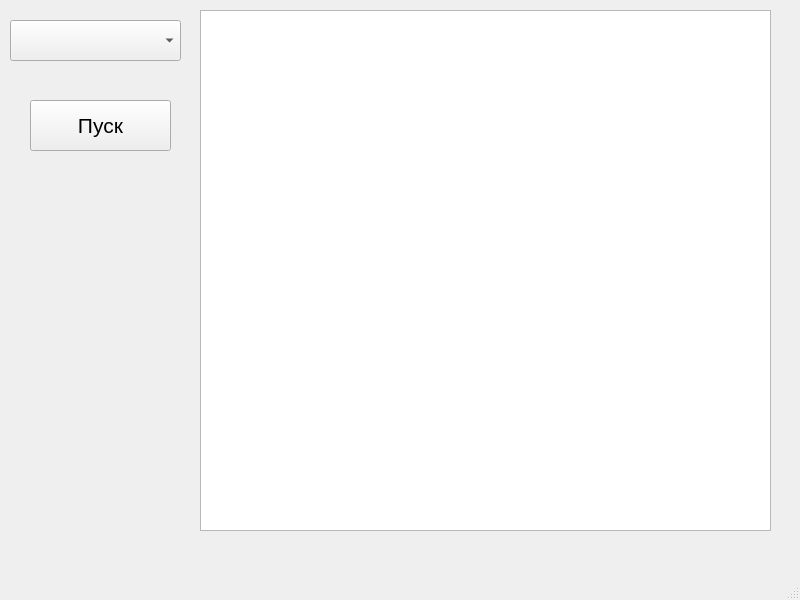
<?xml version="1.0" encoding="UTF-8"?>
<ui version="4.0">
 <class>MainWindow</class>
 <widget class="QMainWindow" name="MainWindow">
  <property name="geometry">
   <rect>
    <x>0</x>
    <y>0</y>
    <width>800</width>
    <height>600</height>
   </rect>
  </property>
  <property name="minimumSize">
   <size>
    <width>800</width>
    <height>600</height>
   </size>
  </property>
  <property name="maximumSize">
   <size>
    <width>800</width>
    <height>600</height>
   </size>
  </property>
  <property name="windowTitle">
   <string>MainWindow</string>
  </property>
  <widget class="QWidget" name="centralwidget">
   <widget class="QComboBox" name="parameterSelection">
    <property name="geometry">
     <rect>
      <x>10</x>
      <y>20</y>
      <width>171</width>
      <height>41</height>
     </rect>
    </property>
   </widget>
   <widget class="QPushButton" name="queryButton">
    <property name="geometry">
     <rect>
      <x>30</x>
      <y>100</y>
      <width>141</width>
      <height>51</height>
     </rect>
    </property>
    <property name="font">
     <font>
      <pointsize>16</pointsize>
     </font>
    </property>
    <property name="text">
     <string>Пуск</string>
    </property>
   </widget>
   <widget class="QTableWidget" name="tableWidget">
    <property name="geometry">
     <rect>
      <x>200</x>
      <y>10</y>
      <width>571</width>
      <height>521</height>
     </rect>
    </property>
   </widget>
  </widget>
  <widget class="QMenuBar" name="menubar">
   <property name="geometry">
    <rect>
     <x>0</x>
     <y>0</y>
     <width>800</width>
     <height>26</height>
    </rect>
   </property>
  </widget>
  <widget class="QStatusBar" name="statusbar"/>
 </widget>
 <resources/>
 <connections/>
</ui>
